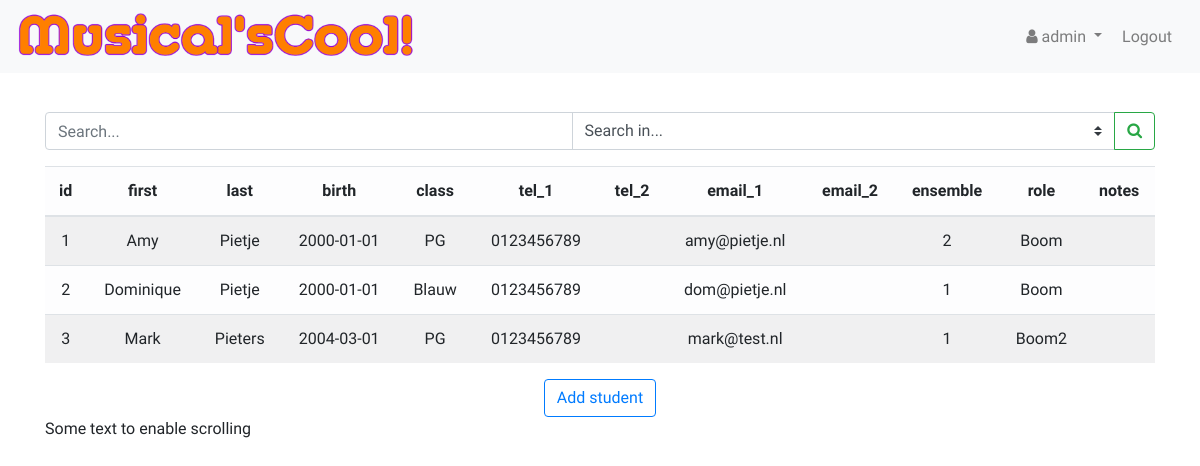
Page /index (signed in) on the committed database.
### tables this page shows
CREATE TABLE 'students' (
    'id' integer PRIMARY KEY AUTOINCREMENT NOT NULL, 
    'first' text NOT NULL, 
    'last' text NOT NULL, 
    'birth' date NOT NULL, 
    'class' text NOT NULL, 
    'tel_1' text NOT NULL, 
    'tel_2' text, 
    'email_1' text NOT NULL, 
    'email_2' text, 
    'ensemble' text, 
    'role' text, 
    'notes' text
);

### app.py (the view)
@app.route("/", methods =["GET"])
@app.route("/index", methods =["GET"])
@login_required
def index():
    print("INDEX GET")
    conn = connect_db(database)
    conn.row_factory = dict_factory
    student_cast = 2
    headers = get_headers(conn)
    records = student_overview(conn)
    if not records:
        return render_template("index.html",
                                session = session,
                                student_cast = student_cast,
                                headers = headers)
    for record in records:
        for value in record:
            if record[value] == None:
                record[value] = "-"
    close_connection(conn)
    return render_template("index.html",
                        session = session,
                        records = records,
                        headers = headers,
                        student_cast = student_cast)

### app.py (called while the page is built)
@app.after_request
def after_request(response):
    response.headers["Cache-Control"] = "no-cache, no-store, must-revalidate"
    response.headers["Expires"] = 0
    response.headers["Pragma"] = "no-cache"
    return response

### helpers.py (called while the page is built)
def login_required(f):
    @wraps(f)
    def decorated_function(*args, **kwargs):
        if session.get("user_id") is None:
            return redirect("/login")
        return f(*args, **kwargs)
    return decorated_function

def connect_db(db_file):
    conn = None
    try:
        conn = sqlite3.connect(db_file)
        print("Succesfully connected to {}".format(db_file))
        return conn
    except sqlite3.Error as error:
        print("Failed to connect to database. Error:", error)

def close_connection(conn):
    if conn:
        try:
            conn.close()
        except sqlite3.Error as error:
            print("Failed to close connection. Error: ", error)
        else:
            print("SQLite connection is closed.")

def dict_factory(cursor, row):
    d = {}
    for idx, col in enumerate(cursor.description):
        d[col[0]] = row[idx]
    return d

def get_headers(conn):
    try:
        cur = conn.cursor()
        headers = []
        cur.execute("PRAGMA table_info(students)")
    except sqlite3.Error as error:
        print("Pragma failed. Error: ", error)
    else:
        for col in cur.fetchall():
            headers.append(col["name"])
        print("Pragma succeeded")
        return headers

def student_overview(conn):
    try:
        cur = conn.cursor()
        cur.execute("SELECT * FROM students")
        records = cur.fetchall()
    except sqlite3.Error as error:
        print("Failed to display student overview. Error: ", error)
    else:
        if len(records) >= 1:
            print(len(records),"record(s) found in students table.")
            return records

### templates/index.html (shortened to what this page needs)
{% extends "layout.html" %}
{% block main %}
<div class="row mb-3">
    <div class="col">
        <form action="{{ url_for('search') }}" class="form" autocomplete="off" method="POST" accept-charset="utf-8">
            <div class="input-group">
                <input class="form-control" name="search_searchbar" type="search" placeholder="Search..." autofocus>
                <select class="custom-select" name="search_class" required>
                    <option value="" selected disabled hidden>Search in...</option>
                </select>
                <div class="input-group-append">
                    <button class="btn btn-outline-success" type="submit"><i class="fa fa-search" style="z-index: 0"></i></button>
                </div>
            </div>
        </form>
    </div>
</div>
<div class="row">
    <div class="col d-flex justify-content-center">
        <table id="table" class="table table-light table-striped display">
            <thead>
                <tr>
                    {% for head in headers %}
                    <th>{{ head }}</th>
                    {% endfor %}
                </tr>
            </thead>
            {% if records %}
            <tbody>
                {% for record in records %}
                <tr>
                    {% for value in record %}
                    <td>{{ record[value] }}</td>
                    {% endfor %}
                </tr>
                {% endfor %}
            </tbody>
            {% endif %}
        </table>
    </div>
</div>
<div class="row">
    <div class="col d-flex justify-content-center">
        <button class="btn btn-outline-primary" id="newStudentBtn">Add student</button>
    </div>
</div>
{% endblock %}

### templates/layout.html (shortened to what this page needs)
<!DOCTYPE html>
<html lang="en">
    <head>
        <link rel="stylesheet" href="https://maxcdn.bootstrapcdn.com/bootstrap/4.1.3/css/bootstrap.min.css">
        <link rel="stylesheet" href="https://maxcdn.bootstrapcdn.com/font-awesome/4.7.0/css/font-awesome.min.css">
        <link rel="stylesheet" href="/static/css/styles.css">
    </head>
    <body>
        <nav class="navbar navbar-expand-lg navbar-light bg-light sticky" style="z-index: 1">
            <a class="navbar-brand logo" href="{{ url_for('index') }}">
                <img class="logo" src="/static/images/musicalscool-logo.png" alt="">
            </a>
            <div class="collapse navbar-collapse" id="navbar">
                <ul class="navbar-nav ml-auto">
                    {% if session.user_id %}
                    <li class="nav-item dropdown mr-1">
                        <a class="nav-link dropdown-toggle" href="#" id="navbarDropdown" role="button" data-toggle="dropdown" aria-haspopup="true" aria-expanded="false">
                            <span><i class="fa fa-user"></i></span>
                            {{ session["username"] }}
                        </a>
                    </li>
                    <li class="nav-item mr-1">
                        <a class="nav-link" href="{{ url_for('logout') }}">Logout</a>
                    </li>
                    {% endif %}
                </ul>
            </div>
        </nav>
        <main>
            <div class="container margin-offset" style="z-index: 0">
                {% block main %}{% endblock %}
            </div>
        </main>
        <div class="container" style="height:100rem">
            <p>Some text to enable scrolling</p>
        </div>
    </body>

### static/css/styles.css (style rules this page uses)
:root { --brand-orange: #fb7f03; --brand-purple: #a931bd; }
body { font-family: 'Varela', sans-serif; }
.logo { width: auto; display: flex; max-width: 400px; margin-left: inherit; margin-right: inherit; }
.dropdown-toggle { font-family: inherit; margin: 0; }
main .form-control { display: inline-block; width: auto; }
.margin-offset { margin-top: 7em; }
.sticky { position: fixed; width: 100%; }
main { overflow-x: auto; text-align: center; }

### rows in the picture
students: id "1" "Amy" "Pietje" "2000-01-01" "PG" "0123456789" "amy@pietje.nl" "2" "Boom"
students: id "2" "Dominique" "Pietje" "2000-01-01" "Blauw" "0123456789" "dom@pietje.nl" "1" "Boom"
students: id "3" "Mark" "Pieters" "2004-03-01" "PG" "0123456789" "mark@test.nl" "1" "Boom2"

### other values in the picture
{{ session["username"] }} "admin"
{{ head }} "id" "first" "last" "birth" "class" "tel_1" "tel_2" "email_1" "email_2" "ensemble" "role" "notes"
